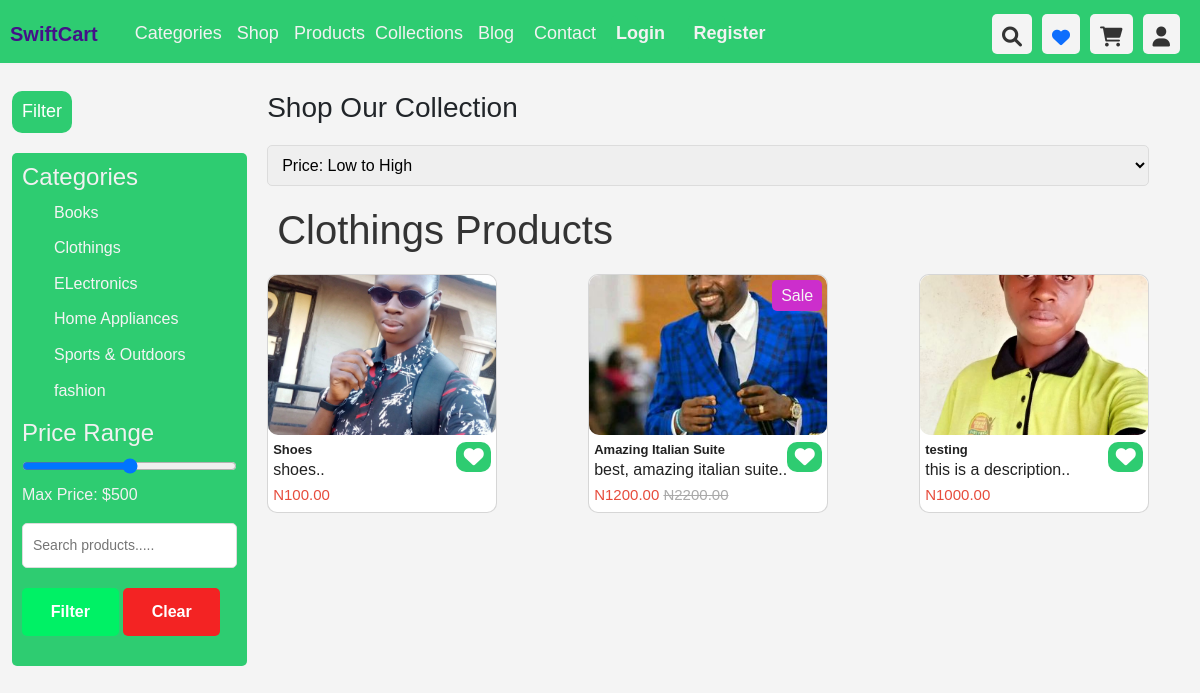
Screenshot of /category_detail/Clothings/ with the database file from the repository.
### Store/models.py (models this page shows, shortened)
class Category(models.Model):
    name = models.CharField(max_length=100, unique=True)
    created_by = models.ForeignKey(User, related_name='creates_category', on_delete=models.CASCADE)
    created_at = models.DateTimeField(auto_now_add=True)
    class Meta:
        ordering = ('name',)
        verbose_name_plural = 'Categories'
    def __str__(self):
        return f'{self.name}'

class Product(models.Model):
    id = models.UUIDField(primary_key=True, unique=True, default=uuid.uuid4)
    name = models.CharField(max_length=100)
    image = models.ImageField(upload_to='products_images', blank=True, null=True)
    description = models.TextField()
    in_stock = models.PositiveBigIntegerField(default=1)
    price = models.DecimalField(decimal_places=2, max_digits=10000)
    is_sale = models.BooleanField(default=False)
    sale_price = models.DecimalField(decimal_places=2, max_digits=10000, blank=True, null=True)
    is_featured = models.BooleanField(default=False)
    is_trending = models.BooleanField(default=False)
    is_best_seller = models.BooleanField(default=False)
    category = models.ForeignKey(Category, related_name='product_category', on_delete=models.CASCADE)
    created_by = models.ForeignKey(User, related_name='addes_product', on_delete=models.CASCADE)
    created_at = models.DateTimeField(auto_now_add=True)

### Store/views.py (the view)
# urls.py: path('category_detail/<str:category>/', views.category_detail, name='category_detail'),
def category_detail(request, category):
    categories = Category.objects.all()
    category = get_object_or_404(Category, name=category)
    try:
        category_products = Product.objects.filter(category=category)
    except Product.objects.filter(category=category).DoesNotExist():
        messages.success(request, 'No product found for this category' + category)
        return render(request, 'store/category_detail.html')
    return render(request, 'store/category_detail.html', {'category_products':category_products, 'categories':categories, 'category':category})

### Store/templates/store/category_detail.html (shortened to what this page needs)
{% extends 'store/base.html' %}
{% load static %}
{% block shop %} <link rel="stylesheet" href="{% static 'assets/css/shop.css' %}">  {% endblock %}
{% block content %}
<br>
<br>
<section class="shop-page" style="padding-top: 40px;">
  <div class="container-fluid">
    <div class="filters">
      <div style="display: flex; width: 100%;">
        <h3 style="background-color: #2ecc71; border-radius: 10px; font-size: 18px; color: white; padding: 10px;"
          id="openFilter" onclick="openFilter()">Filter</h3>
      </div>
      <div id="filters">
        <div class="filter-category">
          <h4>Categories</h4>
          <ul>
            {% for category in categories %}
            <li><a href="{% url 'category_detail' category %}" style="text-decoration: none; color: #f4f4f4;">{{category}}</a></li>
{% endfor %}
          </ul>
        </div>
        <div class="filter-price">
          <h4>Price Range</h4>
          <input type="range" min="0" max="1000" step="10" value="500" id="price-range">
          <p>Max Price: $<span id="price-value">500</span></p>
        </div>
        <div class="search-products">
          <form action="" method="post">
            <div class="form-group">
              <input type="search" name="search-term" id="" placeholder="Search products.....">
            </div>
            <div class="form-group">
              <button type="submit" class="btn success">Filter</button>
              <button type="reset" class="btn danger">Clear</button>
            </div>
          </form>
        </div>
      </div>
    </div>
    <div class="product-listing">
      <h2>Shop Our Collection</h2>
      <div class="sorting">
        <select id="sort-options" class="input">
          <option value="low-to-high">Price: Low to High</option>
        </select>
      </div>
      <section class="section">
        <h1 class="title">{{category}} Products</h1>
        <div class="section-container">
            {% for product in category_products %}
            <div class="card" style="position: relative;">
              <div class="card-img">
                {% if product.image %}
                <img src="{{product.image.url}}" alt="images/images (20).jpeg">
                {% else %}
              <img src="" alt="Not found">
              {% endif %}
              </div>
              {% if product.is_sale %}
              <div class="sale-badge" style="position: absolute; background-color: #cc2ecc; color: #f4f4f4; right: 5px; top: 5px; padding: 3px; border-radius: 5px; width: 50px; text-align: center;">
                <span>Sale</span>
              </div>
              {% endif %}
              <div class="card-content" style="margin-top: 2px;">
                <a href="{% url 'product' product.id %}" style="text-decoration: none; color: #222;">
                <div>
                  <h3 class="product-title" style="padding: 0; margin: 0; font-size: 13px;">{{product.name|truncatewords:3}}</h3>
                  <p class="product-description" style="padding: 0; margin: 0;">
                    {{product.description|truncatewords:4}}..
                  </p>
                  {% if product.is_sale %}
                  <p class="product-price" style="padding: 0; margin: 0;">N{{product.sale_price}} <span
                      class="old-price"> N{{product.price}} </span>
                  </p>
                  {% else %}
                  <p class="product-price" style="padding: 0; margin: 0;">N{{product.price}}  </p>
                  {% endif %}
                </div>
                </a>
                <div class="action" style="padding: 5px; width: 35px; height: 30px;">
                  <span id="addToWaitList" class="add-to"><i class="fa fa-heart"></i></span>
                </div>
              </div>
            </div>
            {% endfor %}
        </div>
        <br>
      </section>
    </div>
  </div>
</section>
{% endblock %}

### static/assets/css/style.css (style rules this page uses)
* { margin: 0; padding: 0; box-sizing: border-box; }
body { font-family: Arial, sans-serif; min-height: 100vh; background-color: #f4f4f4; }
.btn { text-decoration: none; background: rgba(0, 140, 255, 0.856); padding: 10px 18px; border: none; color: #fff; }
h1 { color: #333; margin-bottom: 20px; }
.section .title { margin: 20px 10px; }
.section-container { display: flex; justify-content: space-between; overflow-x: hidden; overflow: scroll; scrollbar-width: none; gap: 5px; }
.section-container .card { max-width: 320px; max-height: 300px; border: 1px solid #3333; border-radius: 10px; min-width: 230px; }
.section-container .card .card-img img { width: 100%; height: 160px; border-radius: 10px; object-fit: cover; }
.section-container .card .card-content { display: flex; justify-content: space-between; padding: 5px; margin-top: 5px; }
.section-container .card .card-content .action { background-color: #2ecc71; color: #fff; height: 30px; width: 40px; display: flex; justify-content: center; align-items: center; text-align: center; border-radius: 10px; font-size: 20px; cursor: pointer; padding: 5px; }
.product-title { font-size: 18px; font-weight: bold; margin-bottom: 2px; }
.product-price { font-size: 15px; color: #e74c3c; }
.old-price { text-decoration: line-through; color: #aaa; }

### static/assets/css/shop.css (style rules this page uses)
* { margin: 0; padding: 0; box-sizing: border-box; }
body { font-family: Arial, sans-serif; line-height: 1.6; }
.shop-page { padding: 40px 0; }
.filters { width: 20%; float: left; margin-right: 20px; }
.filters #filters { opacity: 1; background-color: #2ecc71; border-radius: 5px; padding: 10px; color: #f1f1f1; min-height: 500px; }
.filters h3 { font-size: 24px; margin-bottom: 20px; }
.filter-category ul { list-style: none; }
.filter-category ul li { margin-bottom: 10px; }
.filter-price input[type="range"] { width: 100%; }
.filter-price p { font-size: 16px; }
.form-group { margin-bottom: 20px; text-align: left; }
.form-group input, .input { width: 100%; padding: 10px; font-size: 14px; border: 1px solid #dcdcdc; border-radius: 5px; outline: none; transition: border-color 0.3s; }
.btn { width: 45%; background-color: #2ecc71; color: #ffffff; border: none; padding: 12px; font-size: 16px; font-weight: bold; border-radius: 5px; cursor: pointer; transition: background-color 0.3s; }
.danger { background-color: #f32323; }
.success { background-color: #00f165; }
.product-listing { width: 75%; float: left; }
.product-listing h2 { font-size: 28px; margin-bottom: 20px; }
.sorting { margin-bottom: 20px; }
.sorting select { padding: 10px; font-size: 16px; }

### rows the page displays
Category: name "Books"
Category: name "Clothings"
Category: name "ELectronics"
Category: name "Home Appliances"
Category: name "Sports & Outdoors"
Category: name "fashion"
Product: image (picture), name "Shoes", description "shoes", price "100.00"
Product: image (picture), is_sale "Sale", name "Amazing Italian Suite", description "best, amazing italian suite", sale_price "1200.00", price "2200.00"
Product: image (picture), name "testing", description "this is a description", price "1000.00"
